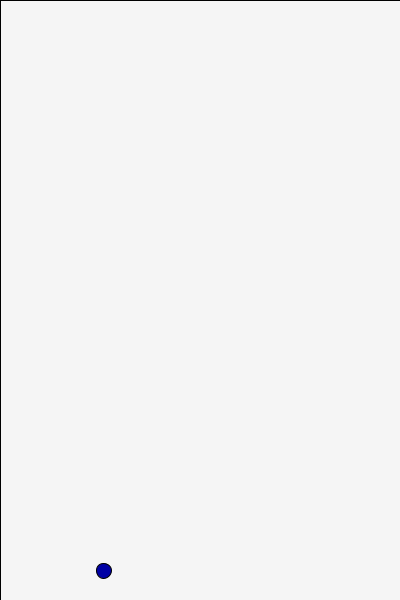
Frame 1 (no input)
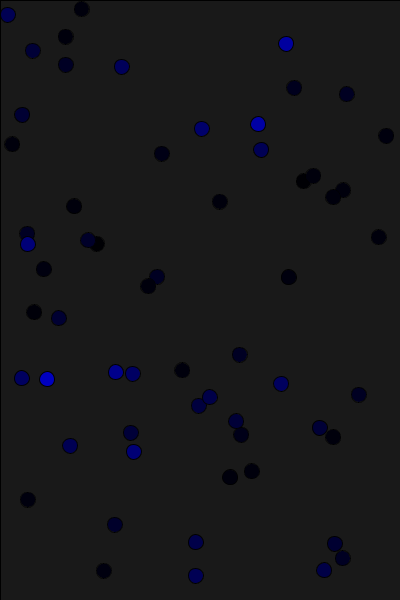
Frame 60 (the mouse pressed at the canvas centre just before this capture)
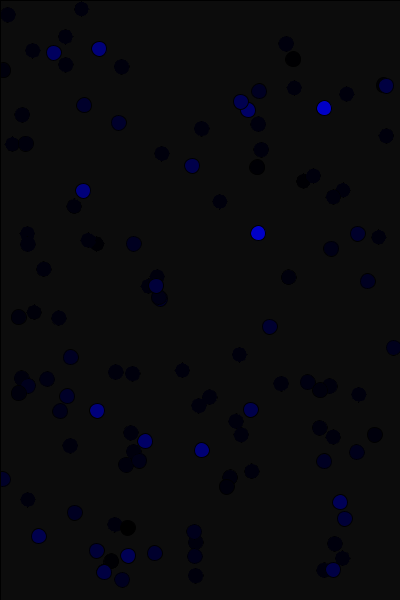
Frame 120 (the mouse held since frame 60 and released just before this capture)

The Processing sketch that drew these frames (run headless with seeded random() and noise(); from frame 60 on, the mouse is pressed at the canvas centre):

// Processing sketch: processing_62298
// ── processing_62298.pde

//DevonJoyce

void setup()
{
  size(400, 600);
  background(255, 255, 255);
  smooth();
  frameRate(85);
}

void draw()
{
  fill(0,0,0,10);
  rect(0,0, width,height);
  fill(0, 0, random(255));
  ellipse( random(width), random(height),15,15);
  //fill(0,0,0);
  //ellipse(10, 10, frameCount, frameCount);

  
}
